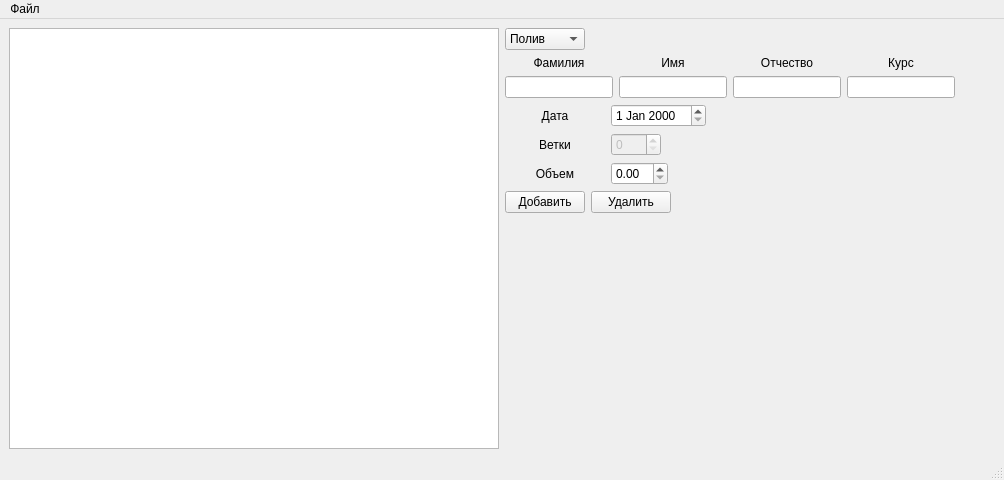
<?xml version="1.0" encoding="UTF-8"?>
<ui version="4.0">
 <class>MainWindow</class>
 <widget class="QMainWindow" name="MainWindow">
  <property name="geometry">
   <rect>
    <x>0</x>
    <y>0</y>
    <width>1004</width>
    <height>480</height>
   </rect>
  </property>
  <property name="minimumSize">
   <size>
    <width>500</width>
    <height>0</height>
   </size>
  </property>
  <property name="windowTitle">
   <string>Записи об уходе за деревом</string>
  </property>
  <widget class="QWidget" name="centralwidget">
   <layout class="QHBoxLayout" name="horizontalLayout_8">
    <item>
     <layout class="QHBoxLayout" name="horizontalLayout_7">
      <item>
       <widget class="QListWidget" name="listRecords"/>
      </item>
      <item>
       <layout class="QVBoxLayout" name="verticalLayout_2">
        <item>
         <layout class="QHBoxLayout" name="horizontalLayout_6">
          <item>
           <widget class="QComboBox" name="recordType">
            <property name="minimumSize">
             <size>
              <width>80</width>
              <height>0</height>
             </size>
            </property>
            <item>
             <property name="text">
              <string>Полив</string>
             </property>
            </item>
            <item>
             <property name="text">
              <string>Ветки</string>
             </property>
            </item>
           </widget>
          </item>
          <item>
           <spacer name="horizontalSpacer">
            <property name="orientation">
             <enum>Qt::Horizontal</enum>
            </property>
            <property name="sizeHint" stdset="0">
             <size>
              <width>40</width>
              <height>20</height>
             </size>
            </property>
           </spacer>
          </item>
         </layout>
        </item>
        <item>
         <layout class="QVBoxLayout" name="verticalLayout">
          <item>
           <layout class="QHBoxLayout" name="horizontalLayout">
            <item>
             <layout class="QVBoxLayout" name="verticalLayout_3">
              <item>
               <widget class="QLabel" name="lastName">
                <property name="minimumSize">
                 <size>
                  <width>100</width>
                  <height>0</height>
                 </size>
                </property>
                <property name="layoutDirection">
                 <enum>Qt::LeftToRight</enum>
                </property>
                <property name="text">
                 <string>Фамилия</string>
                </property>
                <property name="alignment">
                 <set>Qt::AlignCenter</set>
                </property>
               </widget>
              </item>
              <item>
               <widget class="QLineEdit" name="lastNameLine"/>
              </item>
             </layout>
            </item>
            <item>
             <layout class="QVBoxLayout" name="verticalLayout_8">
              <item>
               <widget class="QLabel" name="firstName">
                <property name="text">
                 <string>Имя</string>
                </property>
                <property name="alignment">
                 <set>Qt::AlignCenter</set>
                </property>
               </widget>
              </item>
              <item>
               <widget class="QLineEdit" name="firstNameLine"/>
              </item>
             </layout>
            </item>
            <item>
             <layout class="QVBoxLayout" name="verticalLayout_7">
              <item>
               <widget class="QLabel" name="middleName">
                <property name="text">
                 <string>Отчество</string>
                </property>
                <property name="alignment">
                 <set>Qt::AlignCenter</set>
                </property>
               </widget>
              </item>
              <item>
               <widget class="QLineEdit" name="middleNameLine"/>
              </item>
             </layout>
            </item>
            <item>
             <layout class="QVBoxLayout" name="verticalLayout_6">
              <property name="spacing">
               <number>6</number>
              </property>
              <item>
               <widget class="QLabel" name="course">
                <property name="text">
                 <string>Курс</string>
                </property>
                <property name="alignment">
                 <set>Qt::AlignCenter</set>
                </property>
               </widget>
              </item>
              <item>
               <widget class="QLineEdit" name="courseLine"/>
              </item>
             </layout>
            </item>
            <item>
             <spacer name="horizontalSpacer_5">
              <property name="orientation">
               <enum>Qt::Horizontal</enum>
              </property>
              <property name="sizeHint" stdset="0">
               <size>
                <width>40</width>
                <height>20</height>
               </size>
              </property>
             </spacer>
            </item>
           </layout>
          </item>
          <item>
           <layout class="QHBoxLayout" name="horizontalLayout_2">
            <item>
             <widget class="QLabel" name="label_2">
              <property name="minimumSize">
               <size>
                <width>100</width>
                <height>0</height>
               </size>
              </property>
              <property name="layoutDirection">
               <enum>Qt::LeftToRight</enum>
              </property>
              <property name="text">
               <string>Дата</string>
              </property>
              <property name="alignment">
               <set>Qt::AlignCenter</set>
              </property>
             </widget>
            </item>
            <item>
             <widget class="QDateEdit" name="dateEdit">
              <property name="minimumSize">
               <size>
                <width>0</width>
                <height>0</height>
               </size>
              </property>
             </widget>
            </item>
            <item>
             <spacer name="horizontalSpacer_2">
              <property name="orientation">
               <enum>Qt::Horizontal</enum>
              </property>
              <property name="sizeHint" stdset="0">
               <size>
                <width>40</width>
                <height>20</height>
               </size>
              </property>
             </spacer>
            </item>
           </layout>
          </item>
          <item>
           <layout class="QHBoxLayout" name="horizontalLayout_3">
            <item>
             <widget class="QLabel" name="label_3">
              <property name="minimumSize">
               <size>
                <width>100</width>
                <height>0</height>
               </size>
              </property>
              <property name="layoutDirection">
               <enum>Qt::LeftToRight</enum>
              </property>
              <property name="text">
               <string>Ветки</string>
              </property>
              <property name="alignment">
               <set>Qt::AlignCenter</set>
              </property>
             </widget>
            </item>
            <item>
             <widget class="QSpinBox" name="branchSpin">
              <property name="enabled">
               <bool>false</bool>
              </property>
              <property name="minimumSize">
               <size>
                <width>50</width>
                <height>0</height>
               </size>
              </property>
             </widget>
            </item>
            <item>
             <spacer name="horizontalSpacer_3">
              <property name="orientation">
               <enum>Qt::Horizontal</enum>
              </property>
              <property name="sizeHint" stdset="0">
               <size>
                <width>40</width>
                <height>20</height>
               </size>
              </property>
             </spacer>
            </item>
           </layout>
          </item>
          <item>
           <layout class="QHBoxLayout" name="horizontalLayout_4">
            <item>
             <widget class="QLabel" name="label_4">
              <property name="minimumSize">
               <size>
                <width>100</width>
                <height>0</height>
               </size>
              </property>
              <property name="layoutDirection">
               <enum>Qt::LeftToRight</enum>
              </property>
              <property name="text">
               <string>Объем</string>
              </property>
              <property name="alignment">
               <set>Qt::AlignCenter</set>
              </property>
             </widget>
            </item>
            <item>
             <widget class="QDoubleSpinBox" name="doubleVolumeBox"/>
            </item>
            <item>
             <spacer name="horizontalSpacer_4">
              <property name="orientation">
               <enum>Qt::Horizontal</enum>
              </property>
              <property name="sizeHint" stdset="0">
               <size>
                <width>40</width>
                <height>20</height>
               </size>
              </property>
             </spacer>
            </item>
           </layout>
          </item>
         </layout>
        </item>
        <item>
         <layout class="QHBoxLayout" name="horizontalLayout_5">
          <item>
           <widget class="QPushButton" name="addButton">
            <property name="text">
             <string>Добавить</string>
            </property>
           </widget>
          </item>
          <item>
           <widget class="QPushButton" name="deleteButton">
            <property name="text">
             <string>Удалить</string>
            </property>
           </widget>
          </item>
          <item>
           <spacer name="horizontalSpacer_6">
            <property name="orientation">
             <enum>Qt::Horizontal</enum>
            </property>
            <property name="sizeHint" stdset="0">
             <size>
              <width>40</width>
              <height>20</height>
             </size>
            </property>
           </spacer>
          </item>
         </layout>
        </item>
        <item>
         <spacer name="verticalSpacer_2">
          <property name="orientation">
           <enum>Qt::Vertical</enum>
          </property>
          <property name="sizeHint" stdset="0">
           <size>
            <width>20</width>
            <height>40</height>
           </size>
          </property>
         </spacer>
        </item>
       </layout>
      </item>
     </layout>
    </item>
   </layout>
  </widget>
  <widget class="QMenuBar" name="menubar">
   <property name="geometry">
    <rect>
     <x>0</x>
     <y>0</y>
     <width>1004</width>
     <height>21</height>
    </rect>
   </property>
   <widget class="QMenu" name="menu">
    <property name="title">
     <string>Файл</string>
    </property>
    <addaction name="open"/>
    <addaction name="save"/>
    <addaction name="close"/>
   </widget>
   <addaction name="menu"/>
  </widget>
  <widget class="QStatusBar" name="statusbar"/>
  <action name="open">
   <property name="text">
    <string>Открыть</string>
   </property>
  </action>
  <action name="save">
   <property name="text">
    <string>Сохранить</string>
   </property>
  </action>
  <action name="close">
   <property name="text">
    <string>Закрыть</string>
   </property>
  </action>
 </widget>
 <resources/>
 <connections>
  <connection>
   <sender>close</sender>
   <signal>triggered()</signal>
   <receiver>MainWindow</receiver>
   <slot>close()</slot>
   <hints>
    <hint type="sourcelabel">
     <x>-1</x>
     <y>-1</y>
    </hint>
    <hint type="destinationlabel">
     <x>437</x>
     <y>216</y>
    </hint>
   </hints>
  </connection>
 </connections>
</ui>
